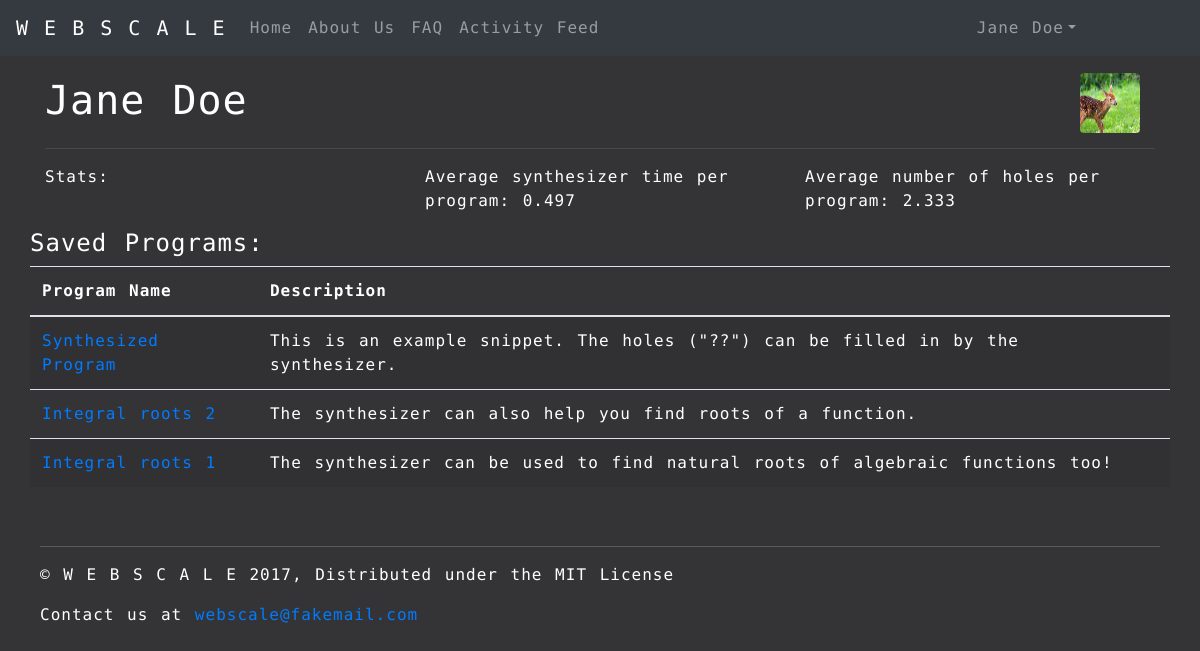
The page /profile/jdoe on the database its author committed.
### synthesizer/models.py (models this page shows, shortened)
class Snippit(models.Model):
    id = models.UUIDField(primary_key=True, default=uuid.uuid4, help_text="Unique ID for this Snippit")
    user_id = models.ForeignKey(User, on_delete=models.SET_NULL, null=True)
    name = models.CharField('Name', max_length=200, help_text="Enter name")
    description = models.TextField(max_length=1000, help_text="Enter the snippit description")
    program_text = models.TextField(max_length=99999, help_text="Enter the program holes")
    program_spec = models.TextField(max_length=99999, help_text="Enter the program spec")
    """
    The synthesizer result needs to be a different kind of model field that will be generated, not entered
    """
    synthesizer_result = models.TextField(max_length=99999, help_text="Enter the synthesizer result")
    is_public = models.BooleanField(default=True, help_text="Toggle for user's public visibility")

### synthesizer/views.py (the view)
# urls.py: url(r'^profile/(\w*)$', views.profile, name='profile'),
def profile(request, profile_id=None):
    display_edit_link = False
    if profile_id is None:
        if request.user.is_authenticated:
            profile_user = request.user
            display_edit_link = True
        else:
            return handler404(request)
    else:
        profile_user = get_object_or_404(User, username=profile_id)
        if request.user.is_authenticated and request.user.username == profile_user.username:
            display_edit_link = True
    programs = Snippit.objects.filter(user_id=profile_user)
    program_data = [SnippitData.objects.filter(snippit_id = program.id.hex).first() for program in programs]
    program_data_filtered = [d for d in program_data if d]
    tot_synth_time = 0
    tot_holes = 0
    for d in program_data_filtered:
        tot_synth_time += float(d.synthesizer_time)
        tot_holes += int(d.holes_count)
    context = {'page_title': profile_user.get_full_name(),
             'user': profile_user,
             'user_full_name': profile_user.get_full_name(),
             'display_edit_link': display_edit_link,
             'programs': programs}
    if tot_synth_time > 0:
        context['avg_synth_time'] = '%.3f'%(tot_synth_time / len(program_data_filtered))
    if tot_holes > 0:
        context['avg_holes_count'] = '%.3f'%(tot_holes / len(program_data_filtered))
    return render(
        request,
        'synthesizer/profile.html',
        context
    )

### synthesizer/templates/synthesizer/profile.html (shortened to what this page needs)
{% extends "base_page.html" %}
{% block css %}
{% load static %}
<link rel="stylesheet" type="text/css" href="{% static 'css/webscale-profile.css' %}">
{% endblock %}
{% block content %}
<div id="main" class="container">
    <div class="row">
        <div class="col-6">
            <h1>{{ user_full_name }}</h1>
       </div>
        <div class="col-3 profile-header-middle">
        </div>
        <div class="col-3 profile-picture-container">
            <img class="rounded profile-picture profile-picture-small" alt="Profile Picture" src="{% static 'images/deer.jpg' %}">
        </div>
    </div>
    <hr class="heading-hr">
    <div class="row">
        {% if avg_synth_time or avg_holes_count %}
        <div class="col-md-4"
            <p>Stats: </p>
        </div>
        {% endif %}
        {% if avg_synth_time %}
        <div class="col-md-4"
            <p>Average synthesizer time per program: {{avg_synth_time}}</p>
        </div>
        {% endif %}
        {% if avg_holes_count %}
        <div class="col-md-4"
            <p>Average number of holes per program: {{avg_holes_count}}</p>
        </div>
        {% endif %}
    </div>
    <div class="row">
        <h4>Saved Programs:</h4>
        <table class="table table-striped program-table">
            <thead>
                <tr>
                    <th>Program Name</th>
                    <th>Description</th>
                </tr>
            </thead>
            <tbody>
                {% for program in programs %}
                <tr>
                    <td><a href="{% url 'program' program.id.hex %}">{{program.name}}<a/></td>
                    <td>{{program.description}}</td>
                </tr>
                {% endfor %}
            </tbody>
    </div>
    <footer class="footer">
        <hr class="footer-hr">
        <p>&copy; W E B S C A L E 2017, Distributed under the MIT License</p>
        <p>Contact us at <a href="mailto:webscale@fakemail.com">webscale@fakemail.com</a></p>
    </footer>
</div>
{% endblock %}

### synthesizer/templates/base_page.html (shortened to what this page needs)
<!DOCTYPE html>
<html lang="en">
<head>
  {% load static %}
  <link rel="stylesheet" href="https://maxcdn.bootstrapcdn.com/bootstrap/4.0.0-beta/css/bootstrap.min.css"
>
  {% block css %}<link rel="stylesheet" type="text/css" href="{% static 'css/webscale-index.css' %}">{% endblock %}
</head>
<body>
    {% block navbar %}
    <nav class="navbar navbar-expand-md navbar-dark bg-dark">
        <a class="navbar-brand" href="{% url 'index' %}">W E B S C A L E</a>
        <div class="collapse navbar-collapse">
            <ul class="navbar-nav mr-auto">
                <li class="nav-item">
                    <a class="nav-link" href="{% url 'index' %}">Home</a>
                </li>
                <li class="nav-item">
                    <a class="nav-link" href="{% url 'about' %}">About Us</a>
                </li>
                <li class="nav-item">
                    <a class="nav-link" href="{% url 'faq' %}">FAQ</a>
                </li>
                <li class="nav-item">
                    <a class="nav-link" href="{% url 'feed' %}">Activity Feed</a>
                </li>
            </ul>
            {% if user.is_authenticated %}
            <ul id="user-drop-down" class="navbar-nav ml-auto">
                <li class="nav-item dropdown">
                    <a class="nav-link dropdown-toggle" href="#" id="drop-down" data-toggle="dropdown" aria-haspopup="true" aria-expanded="false">{{ user.get_full_name }}</a>
                </li>
            </ul>
            {% endif %}
        </div>
    </nav>
    {% endblock %}
    {% block content %}{% endblock %}
</body>
</html>

### synthesizer/static/css/webscale-profile.css (style rules this page uses)
* { letter-spacing: 1px; word-spacing: 2px; line-height: 150%; font-family: 'Encode Sans Expanded', sans-serif; }
html, body { background: linear-gradient(to bottom, rgba(52, 52, 54, 1.0), rgba(52, 52, 54, 1.0)); color: white !important; position: relative; }
body { padding-bottom: 150px; }
#user-drop-down { padding-right: 100px; }
h1 { padding-top: 20px; }
.profile-header-middle { display: flex; align-items: center; justify-content: flex-end; }
.profile-picture-container { position: relative; }
.profile-picture-container .profile-picture { position: absolute; top: 50%; right: 30px; }
.profile-picture { width: 300px; height: 300px; }
.profile-picture.profile-picture-small { width: 60px; height: 60px; margin-top: -1.3em; }
.heading-hr { border-top: 1px solid rgba(255, 255, 255, 0.1); }
.footer { padding: 10px 40px 10px 40px; position: absolute; bottom: 0; left: 0; right: 0; }
.footer-hr { border-top: 1px solid rgba(194, 192, 192, 0.27); }

### rows shown on the page
Snippit: name "Synthesized Program", description "This is an example snippet. The holes (\"??\") can be filled in by the synthesizer."
Snippit: name "Integral roots 2", description "The synthesizer can also help you find roots of a function."
Snippit: name "Integral roots 1", description "The synthesizer can be used to find natural roots of algebraic functions too!"

### other values the page prints
{{ user.get_full_name }} "Jane Doe"
{{ user_full_name }} "Jane Doe"
{{ avg_synth_time }} "0.497"
{{ avg_holes_count }} "2.333"
